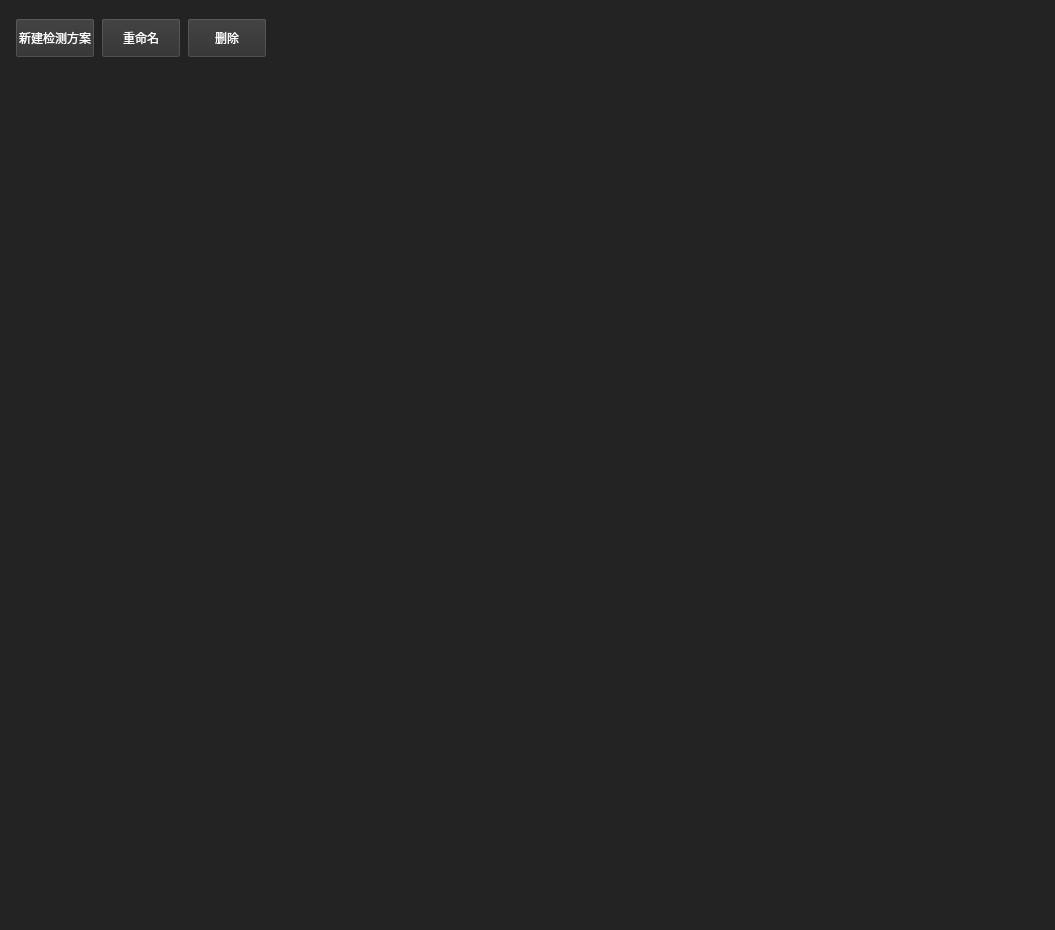
<?xml version="1.0" encoding="UTF-8"?>
<ui version="4.0">
 <class>PlanMsg</class>
 <widget class="QWidget" name="PlanMsg">
  <property name="geometry">
   <rect>
    <x>0</x>
    <y>0</y>
    <width>1055</width>
    <height>930</height>
   </rect>
  </property>
  <property name="contextMenuPolicy">
   <enum>Qt::NoContextMenu</enum>
  </property>
  <property name="windowTitle">
   <string>PlanMsg</string>
  </property>
  <property name="autoFillBackground">
   <bool>false</bool>
  </property>
  <property name="styleSheet">
   <string notr="true">background-color: rgb(35,35,35);</string>
  </property>
  <property name="inputMethodHints">
   <set>Qt::ImhNone</set>
  </property>
  <layout class="QHBoxLayout" name="horizontalLayout">
   <property name="spacing">
    <number>1</number>
   </property>
   <property name="leftMargin">
    <number>1</number>
   </property>
   <property name="topMargin">
    <number>1</number>
   </property>
   <property name="rightMargin">
    <number>1</number>
   </property>
   <property name="bottomMargin">
    <number>1</number>
   </property>
   <item>
    <widget class="QWidget" name="widget" native="true">
     <property name="styleSheet">
      <string notr="true">color: rgb(255,255,255);</string>
     </property>
     <layout class="QGridLayout" name="gridLayout_3" columnstretch="0">
      <property name="leftMargin">
       <number>0</number>
      </property>
      <property name="topMargin">
       <number>0</number>
      </property>
      <property name="rightMargin">
       <number>0</number>
      </property>
      <property name="bottomMargin">
       <number>0</number>
      </property>
      <property name="spacing">
       <number>0</number>
      </property>
      <item row="0" column="0">
       <widget class="QGroupBox" name="groupBox">
        <property name="sizePolicy">
         <sizepolicy hsizetype="Preferred" vsizetype="Fixed">
          <horstretch>0</horstretch>
          <verstretch>0</verstretch>
         </sizepolicy>
        </property>
        <property name="minimumSize">
         <size>
          <width>0</width>
          <height>40</height>
         </size>
        </property>
        <property name="maximumSize">
         <size>
          <width>16777215</width>
          <height>60</height>
         </size>
        </property>
        <property name="styleSheet">
         <string notr="true">QObject#groupBox{
border-color: rgb(0, 0, 0);
border: none;

}</string>
        </property>
        <property name="title">
         <string/>
        </property>
        <layout class="QHBoxLayout" name="horizontalLayout_2">
         <item>
          <widget class="QToolButton" name="btnNewPlan">
           <property name="sizePolicy">
            <sizepolicy hsizetype="Fixed" vsizetype="Fixed">
             <horstretch>0</horstretch>
             <verstretch>0</verstretch>
            </sizepolicy>
           </property>
           <property name="minimumSize">
            <size>
             <width>80</width>
             <height>40</height>
            </size>
           </property>
           <property name="maximumSize">
            <size>
             <width>80</width>
             <height>40</height>
            </size>
           </property>
           <property name="styleSheet">
            <string notr="true">background-color: rgb(47,47,47);</string>
           </property>
           <property name="text">
            <string>新建检测方案</string>
           </property>
           <property name="popupMode">
            <enum>QToolButton::DelayedPopup</enum>
           </property>
           <property name="autoRaise">
            <bool>false</bool>
           </property>
           <property name="arrowType">
            <enum>Qt::NoArrow</enum>
           </property>
          </widget>
         </item>
         <item>
          <widget class="QToolButton" name="btnRename">
           <property name="sizePolicy">
            <sizepolicy hsizetype="Fixed" vsizetype="Fixed">
             <horstretch>0</horstretch>
             <verstretch>0</verstretch>
            </sizepolicy>
           </property>
           <property name="minimumSize">
            <size>
             <width>80</width>
             <height>40</height>
            </size>
           </property>
           <property name="maximumSize">
            <size>
             <width>80</width>
             <height>40</height>
            </size>
           </property>
           <property name="styleSheet">
            <string notr="true">background-color: rgb(47,47,47);</string>
           </property>
           <property name="text">
            <string>重命名</string>
           </property>
           <property name="autoRaise">
            <bool>false</bool>
           </property>
          </widget>
         </item>
         <item>
          <widget class="QToolButton" name="btnDel">
           <property name="sizePolicy">
            <sizepolicy hsizetype="Fixed" vsizetype="Fixed">
             <horstretch>0</horstretch>
             <verstretch>0</verstretch>
            </sizepolicy>
           </property>
           <property name="minimumSize">
            <size>
             <width>80</width>
             <height>40</height>
            </size>
           </property>
           <property name="maximumSize">
            <size>
             <width>80</width>
             <height>40</height>
            </size>
           </property>
           <property name="styleSheet">
            <string notr="true">background-color: rgb(47,47,47);</string>
           </property>
           <property name="text">
            <string>删除</string>
           </property>
           <property name="autoRaise">
            <bool>false</bool>
           </property>
          </widget>
         </item>
         <item>
          <spacer name="horizontalSpacer">
           <property name="orientation">
            <enum>Qt::Horizontal</enum>
           </property>
           <property name="sizeHint" stdset="0">
            <size>
             <width>774</width>
             <height>20</height>
            </size>
           </property>
          </spacer>
         </item>
        </layout>
       </widget>
      </item>
      <item row="1" column="0">
       <widget class="QGroupBox" name="groupBox_2">
        <property name="styleSheet">
         <string notr="true">QObject#groupBox_2{
border-color: rgb(35,35,35);
border: none;

}</string>
        </property>
        <property name="title">
         <string/>
        </property>
        <layout class="QGridLayout">
         <property name="spacing">
          <number>12</number>
         </property>
         <item row="0" column="0">
          <widget class="MyListWidget" name="listPlan">
           <property name="styleSheet">
            <string notr="true">QListWidget#listPlan{
border:0px solid gray; 
}

QListWidget#listPlan::Item::icon{
border: 1px solid;
//background-color: rgba(0,122,255,0.40);
}</string>
           </property>
           <property name="editTriggers">
            <set>QAbstractItemView::NoEditTriggers</set>
           </property>
           <property name="iconSize">
            <size>
             <width>128</width>
             <height>128</height>
            </size>
           </property>
           <property name="movement">
            <enum>QListView::Static</enum>
           </property>
           <property name="spacing">
            <number>12</number>
           </property>
           <property name="viewMode">
            <enum>QListView::IconMode</enum>
           </property>
           <property name="wordWrap">
            <bool>true</bool>
           </property>
          </widget>
         </item>
        </layout>
       </widget>
      </item>
     </layout>
    </widget>
   </item>
  </layout>
 </widget>
 <layoutdefault spacing="6" margin="11"/>
 <customwidgets>
  <customwidget>
   <class>MyListWidget</class>
   <extends>QListWidget</extends>
   <header location="global">mylistwidget.h</header>
  </customwidget>
 </customwidgets>
 <resources>
  <include location="ciwa.qrc"/>
 </resources>
 <connections/>
</ui>
